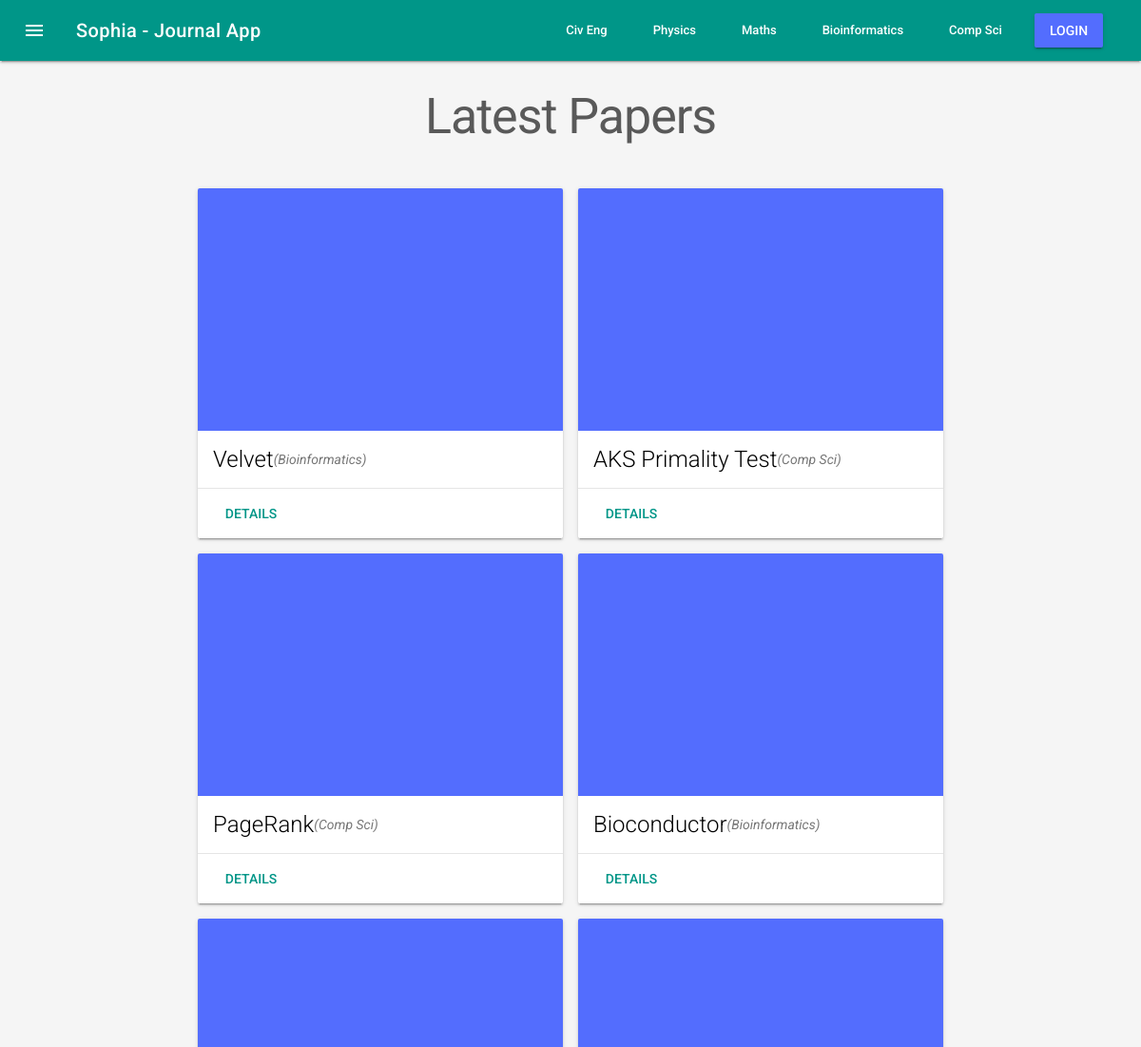
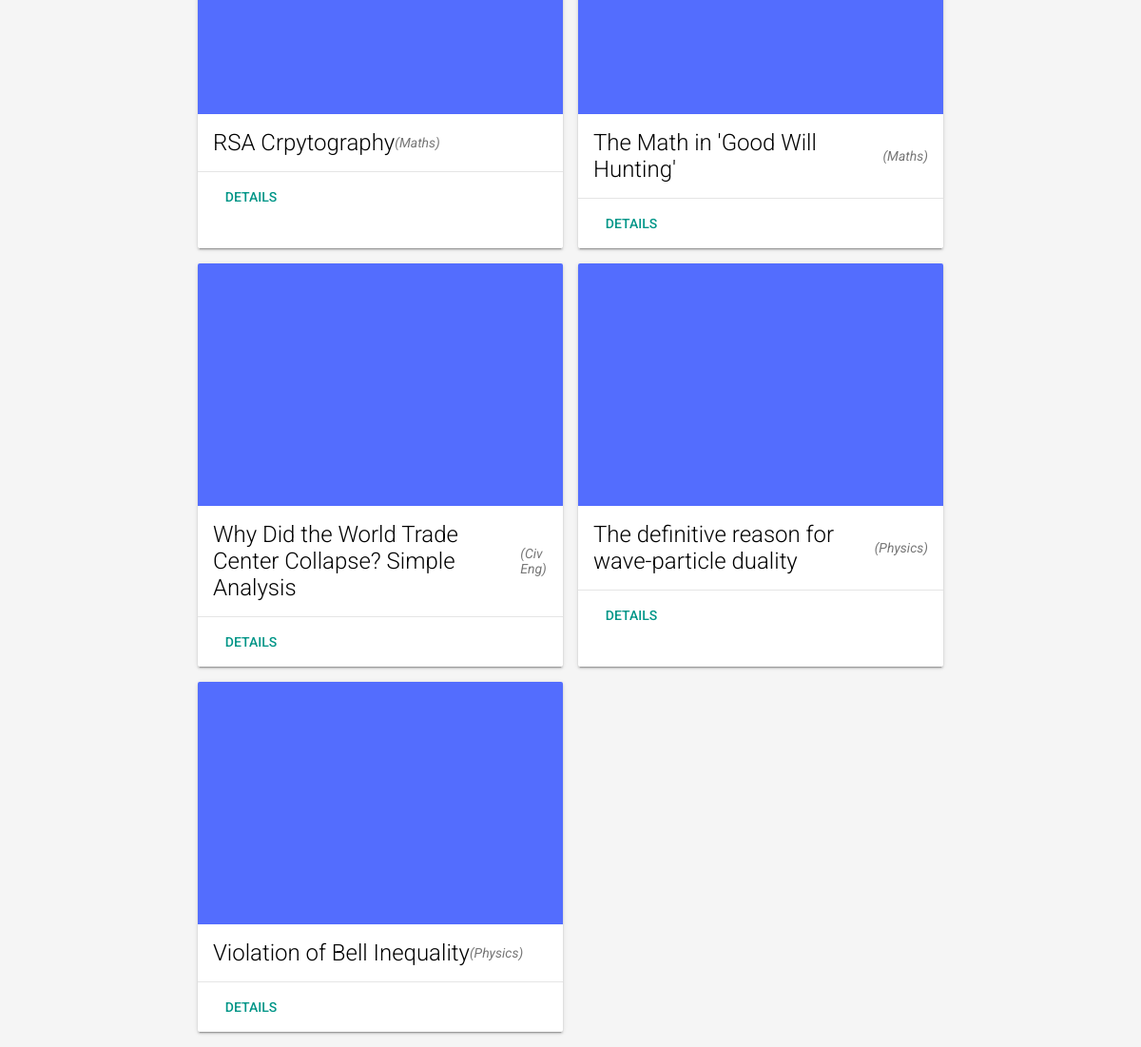
Page /catalog/ on the committed database (2 pictures, top to bottom).
### catalog/database_setup.py (models this page shows, shortened)
class Category(Base):
    __tablename__ = 'category'
    id = Column(Integer, primary_key=True)
    name = Column(String(100), nullable=False)
    items = relationship('Item', cascade="save-update, merge, delete")

class Item(Base):
    __tablename__ = 'item'
    id = Column(Integer, primary_key=True)
    name = Column(String(250), nullable=False)
    description = Column(String)
    quantity = Column(Integer)
    image_filename = Column(String(100))
    image_url = Column(String(250))
    category_id = Column(Integer, ForeignKey('category.id'))
    category = relationship(Category)
    user_id = Column(Integer, ForeignKey('user.id'))
    user = relationship(User)

### catalog/views.py (the view)
@app.route('/')
@app.route('/catalog/')
def show_homepage():
    session = connect_to_database()
    categories = session.query(Category).all()
    latest_items = session.query(Item).order_by(desc(Item.id))[0:10]
    session.close()
    return render_template('homepage.html',
                           categories=categories,
                           latest_items=latest_items)

### catalog/connect_to_database.py (called while the page is built)
def connect_to_database():
    engine = create_engine(app.config['DATABASE_URL'])
    Base.metadata.bind = engine
    db_session = sessionmaker(bind=engine)
    session = db_session()
    return session

### catalog/templates/homepage.html (shortened to what this page needs)
{% extends "layout.html" %}
{% block content %}
    <h1>Latest Papers</h1>
    <div class="mdl-grid">
    {% for item in latest_items %}
        {% for category in categories if item.category_id == category.id %}
        <div class="mdl-card mdl-cell mdl-cell--6-col mdl-cell--4-col-tablet mdl-shadow--2dp">
            <a href="{{ url_for('show_item', category_name=category.name, item_name=item.name) }}">
                <figure class="mdl-card__media sophia-card_latest" >
                    {% if item.image_filename != none %}
                    <div style="background-image: url('{{ url_for('show_item_image', filename=item.image_filename) }}')" class="sophia-card_image"></div>
                    {% elif item.image_url != none %}
                    <div style="background-image: url('{{ item.image_url }}')" class="sophia-card_image"></div>
                    {% else %}
                    <div class="sophia-card_no_image">No image</div>
                    {% endif %}
                </figure>
            </a>
            <div class="mdl-card__title">
                <h2 class="mdl-card__title-text">{{ item.name }}</h2>
                <div class="mdl-card__subtitle-text"><em>({{ category.name }})</em></div>
            </div>
            <div class="mdl-card__actions mdl-card--border">
                <a class="mdl-button mdl-button--colored mdl-js-button mdl-js-ripple-effect" href="{{ url_for('show_item', category_name=category.name, item_name=item.name) }}">
                    Details
                </a>
            </div>
        </div>
        {% endfor %}
    {% endfor %}
    </div>
{% endblock %}

### catalog/templates/layout.html (shortened to what this page needs)
<!doctype html>
<head>
    <link rel="stylesheet" type="text/css" href="{{ url_for('static', filename='mdl/material.min.css') }}">
    <link rel="stylesheet" type="text/css" href="{{ url_for('static', filename='css/styles.css') }}">
</head>
<body>
    <div class="mdl-layout mdl-js-layout mdl-layout--fixed-header mdl-color--grey-100">
        <header class="mdl-layout__header">
            <div class="mdl-layout__header-row">
                <span class="mdl-layout-title mdl-layout--large-screen-only"><a href="/">Sophia - Journal App</a></span>
                <nav class="mdl-navigation mdl-layout--large-screen-only">
                    {% for category in categories %}
                    <a class="mdl-navigation__link" href="{{ url_for('show_items', category_name=category.name) }}">{{ category.name }}</a>
                    {% endfor %}
                    {% if 'username' not in session %}
                    <form action="{{ url_for('show_login') }}">
                        <button class="mdl-button mdl-js-button mdl-button--raised mdl-js-ripple-effect mdl-button--accent sophia-login-logout-button">
                            Login
                        </button>
                    </form>
                    {% else %}
                    <form action="{{ url_for('logout')}}">
                        <button class="mdl-button mdl-js-button mdl-button--raised mdl-js-ripple-effect mdl-color--grey-300 sophia-login-logout-button">
                            Logout
                        </button>
                    </form>
                    {% endif %}
                </nav>
            </div>
        </header>
        <main class="mdl-layout__content">
            <div class="page-content">
                {% block content %}
                {% endblock content %}
            </div>
        </main>
    </div>
</body>
</html>

### catalog/static/css/styles.css (style rules this page uses)
html, body { font-family: "Roboto", "Helvetica", "Arial", sans-serif; margin: 0; padding: 0; }
.mdl-layout-title a { text-decoration: none; color: inherit; }
.mdl-grid { max-width: 800px; }
.mdl-card__media { margin: 0; }
.sophia-card_latest { height: 255px; }
.sophia-card_image { height: 100%; background-size: cover; -moz-background-size: cover; -webkit-background-size: cover; background-position: center; }
h1 { text-align: center; font-size: 52px; }
.sophia-login-logout-button { margin-left: 10px; }

### rows in the picture
Category: name "Civ Eng"
Category: name "Physics"
Category: name "Maths"
Category: name "Bioinformatics"
Category: name "Comp Sci"
Item: name "Velvet"
Item: name "AKS Primality Test"
Item: name "PageRank"
Item: name "Bioconductor"
Item: name "RSA Crpytography"
Item: name "The Math in 'Good Will Hunting'"
Item: name "Why Did the World Trade Center Collapse? Simple Analysis"
Item: name "The definitive reason for wave-particle duality"
Item: name "Violation of Bell Inequality"
